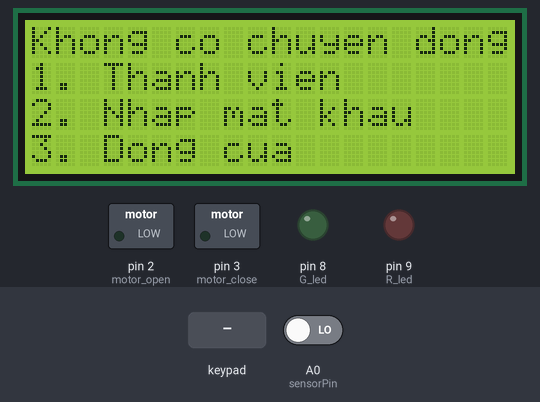
A sketch run on a simulated Arduino Uno, built with avr-gcc and run on an emulated ATmega328P. Shown: 20×4 character LCD, switched loads named in the sketch (green lamp = pin HIGH), output pins drawn as LEDs (lit = HIGH). The inputs (shaded band) are chosen by the test bench; at power-on: A0 (sensorPin) LOW. What the sketch prints to the serial monitor is not drawn.

Above: at 4.3 s.
4.4 s: keypad keys 2 5 1 1 0 4 # pressed 0.4 s apart
At 7.8 s:
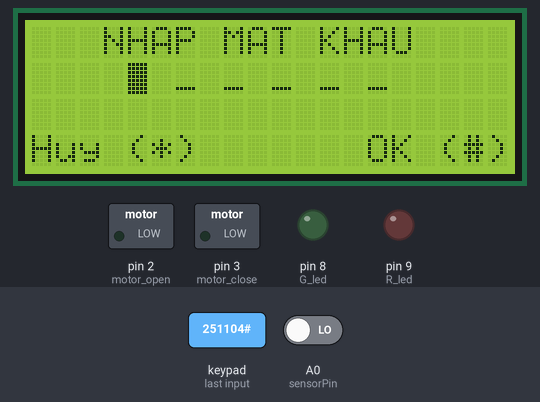
8.7 s: A0 (sensorPin) driven HIGH
At 9.6 s:
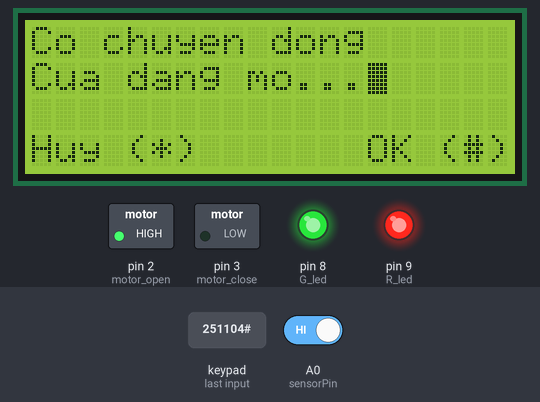
11.7 s: A0 (sensorPin) driven LOW
At 13.5 s:
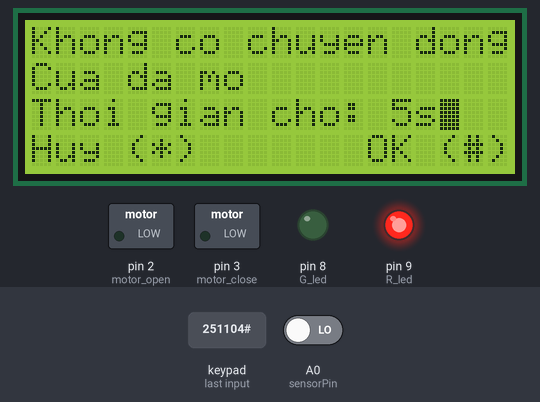
14.7 s: key '*' pressed
At 15.7 s:
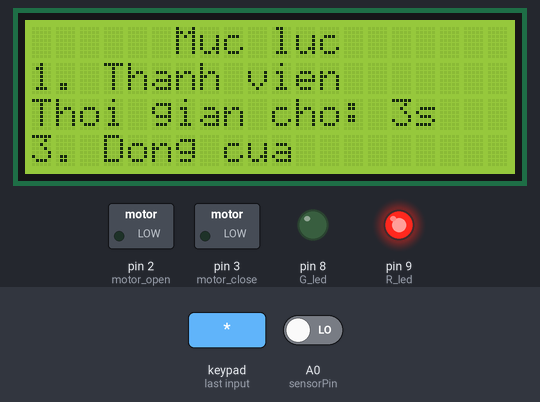
17.7 s: keypad keys 1 3 9 7 2 2 pressed 0.4 s apart
At 20.2 s:
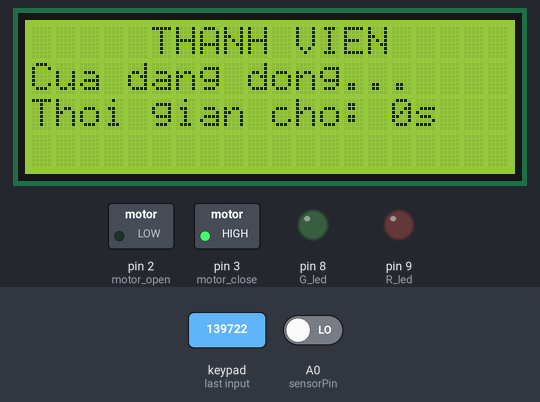
22.5 s: keypad keys 1 3 9 7 2 2 # pressed 0.4 s apart
At 24.7 s:
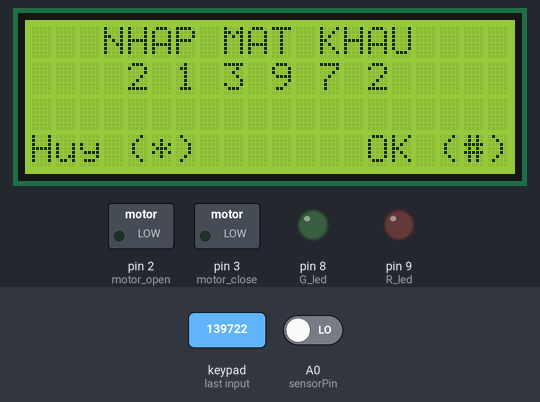
Timing chart, 0 to 26.2 s (numbered marks = the images above; inputs shaded):
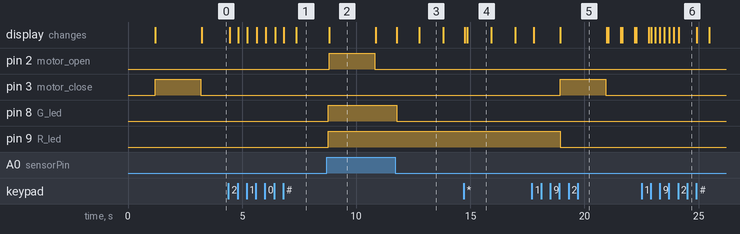

Measured:
- after the input at 4.4 s, the display: first changes after 0.05 s (image 1 shows a later state)
- after the input at 8.7 s, pin 2 (motor_open): LOW → HIGH after 0.12 s, → LOW 2.0 s later; pin 8 (G_led), pin 9 (R_led): LOW → HIGH after 0.07 s; the display: changes after 0.12 s (image 2)
- after the input at 11.7 s, pin 8 (G_led): HIGH → LOW after 0.08 s; the display: first changes after 0.08 s (image 3 shows a later state)
- after the input at 14.7 s, the display: first changes after 0.06 s (image 4 shows a later state)
- after the input at 17.7 s, pin 9 (R_led): HIGH → LOW after 1.2 s instead of 0.35 s; the display: first changes after 0.07 s (image 5 shows a later state)
- after the input at 22.5 s, the display: first differs from a run without the input after 0.80 s (image 6 shows a later state)
- what the display in image 2 shows lasts 2.0 s, from 8.8 s to 10.8 s

The sketch:

Automatic_Door_Opening.ino
```cpp
#include <Wire.h>
#include <LiquidCrystal_I2C.h>

#include <LiquidCrystal.h>
#include <Keypad.h>

LiquidCrystal_I2C lcd(0x27, 20, 4);

#define sensorPin A0
#define G_led 8
#define R_led 9

#define motor_open 2
#define motor_close 3

// Keypad
const byte ROW_NUM = 4;
const byte COLUMN_NUM = 3;
char keys[ROW_NUM][COLUMN_NUM] = {
  { '1', '2', '3' },
  { '4', '5', '6' },
  { '7', '8', '9' },
  { '*', '0', '#' }
};
byte pin_rows[ROW_NUM] = { A3, 13, 12, 10 };
byte pin_column[COLUMN_NUM] = { 11, A1, A2 };
Keypad keypad = Keypad(makeKeymap(keys), pin_rows, pin_column, ROW_NUM, COLUMN_NUM);
// Keypad

int set_timer = 6;

int sensorState = 0;
int seconds = set_timer;
int flag = 0;
long delay_Start;

String lcdTextLine1 = "";
String lcdTextLine2 = "";
String lcdTextLine3 = "";
String lcdTextLine4 = "";

int passwordMode = 0;
String password = "251104";
String inputPassword = "_ _ _ _ _ _";
int currentIndexInput = 0;

void lcdRemoveLine(int line) {
  lcd.setCursor(0, line);
  lcd.print("                    ");
}

void lcdPrintLine(int line, String text) {
  lcd.setCursor(0, line);
  lcd.print(text);
}

void lcdPrint(int line, String content) {
  if ((line == 0 && content != lcdTextLine1) || (line == 1 && content != lcdTextLine2) || (line == 2 && content != lcdTextLine3) || (line == 3 && content != lcdTextLine4)) {
    lcdRemoveLine(line);
    lcd.setCursor(0, line);
    lcd.print(content);
    if (line == 0) lcdTextLine1 = content;
    if (line == 1) lcdTextLine2 = content;
    if (line == 2) lcdTextLine3 = content;
    if (line == 3) lcdTextLine4 = content;
  }
}

void lcdPrintCenter(int line, String text) {
  int len = text.length();
  int col = (20 - len) / 2;
  lcd.setCursor(col, line);
  lcd.print(text);
}

void showMembers() {
  if (passwordMode == 1) return;
  String members[5] = { "Nguyen Van Khoi", "Hoang Van Vu", "Nguyen Huy Dung", "Vu Tri Minh", "Nguyen Van Tran" };
  int memberIndex = 0;
  lcd.clear();
  lcdPrintCenter(0, "THANH VIEN");
  while (memberIndex < 5 && memberIndex >= 0) {
    if (memberIndex == 3) {
      delay(1000);
      lcdRemoveLine(1);
      lcdRemoveLine(2);
      lcdRemoveLine(3);
    }
    if (memberIndex < 3) {
      lcd.setCursor(0, memberIndex + 1);
    } else {
      lcd.setCursor(0, memberIndex + 1 - 3);
    }
    lcd.print(String(memberIndex + 1) + ". " + members[memberIndex]);
    memberIndex++;
    // if (memberIndex >= 5) {
    //   delay(2000);
    //   lcdRemoveLine(1);
    //   lcdRemoveLine(2);
    //   lcdRemoveLine(3);
    //   memberIndex = 0;
    // }
  }
}

void menu() {
  lcd.clear();
  lcdPrintCenter(0, "Muc luc");
  lcd.setCursor(0, 1);
  lcd.print("1. Thanh vien");
  lcd.setCursor(0, 2);
  lcd.print("2. Nhap mat khau");
  lcd.setCursor(0, 3);
  lcd.print("3. Dong cua");
}

void setup() {
  Serial.begin(9600);
  Wire.begin();
  lcd.init();
  // lcd.backlight();
  lcd.begin(20, 4);
  lcdPrintCenter(0, "HE THONG CUA TU DONG");
  delay(1000);
  menu();
  pinMode(sensorPin, INPUT);

  pinMode(R_led, OUTPUT);
  pinMode(G_led, OUTPUT);

  pinMode(motor_open, OUTPUT);
  pinMode(motor_close, OUTPUT);

  digitalWrite(motor_open, LOW);
  digitalWrite(motor_close, HIGH);
  delay(2000);
  digitalWrite(motor_open, LOW);
  digitalWrite(motor_close, LOW);
}

// Password
void resetInputPassword() {
  currentIndexInput = 0;
  passwordMode = 1;
  inputPassword = "_ _ _ _ _ _";
}

void goToScreenEnterPassword() {
  lcd.clear();
  resetInputPassword();
  lcdPrintCenter(0, "NHAP MAT KHAU");
  lcdPrintCenter(1, "_ _ _ _ _ _");
  lcd.setCursor(0, 3);
  lcd.print("Huy (*)");
  lcd.setCursor(14, 3);
  lcd.print("OK (#)");
  lcd.setCursor(4, 1);
}

void enterInputPassword(char key) {
  if (currentIndexInput > inputPassword.length() - 1) return;
  if (inputPassword[currentIndexInput] == '_') {
    inputPassword[currentIndexInput] = key;
    lcdPrintCenter(1, inputPassword);
    lcd.setCursor(currentIndexInput + 6, 1);
  }
  currentIndexInput += 2;
}

String removeChar(String s, char key) {
  String ans = "";
  for (int i = 0; i < s.length(); i++) {
    if (s[i] != key) ans += s[i];
  }
  return ans;
}

void confirmPassword() {
  lcd.clear();
  if ((removeChar(inputPassword, ' ')).equals(password)) {
    lcdPrintCenter(1, "Mo cua thanh cong");
    resetInputPassword();
    passwordMode = 0;
    delay(500);
    goToScreenStatus();
  } else {
    lcdPrintCenter(1, "Mo cua that bai");
    delay(500);
    goToScreenEnterPassword();
  }
}
// Password

// Door Status

void goToScreenStatus() {
  lcd.clear();
  lcdPrintCenter(0, "Trang thai");
  lcdPrintLine(1, String("Cua: ") + (flag == 0 ? "dong" : "mo"));
  lcdPrintLine(2, String("Chuyen dong: ") + (sensorState == 0 ? "khong" : "co"));
}

// Door Status


void loop() {
  sensorState = digitalRead(sensorPin);

  if (passwordMode == 0) {
    lcd.noBlink();
  } else {
    if (currentIndexInput > inputPassword.length() - 1) lcd.noBlink();
    else lcd.blink();
  }

  char key = keypad.getKey();
  if (key) {
    if (key == '*' || key == '#') passwordMode = 0;
    if (passwordMode == 0) {
      switch (key) {
        case '0':
          menu();
          break;
        case '1':
          showMembers();
          break;
        case '2':
          goToScreenEnterPassword();
          break;
        // case '3':
        //   sensorState = 0;
        //   break;
        case '*':
          menu();
          break;
        case '#':
          confirmPassword();
          break;
        default:
          lcd.clear();
          lcdPrintCenter(0, "Khong hop le!");
          delay(500);
          menu();
      }
    } else {
      passwordMode = 1;
      enterInputPassword(key);
    }
  }
  if (sensorState == 1) {
    Serial.println("Co chuyen dong");
    lcdPrint(0, "Co chuyen dong");
    digitalWrite(R_led, HIGH);
    digitalWrite(G_led, HIGH);

    if (flag == 0) {
      lcdRemoveLine(2);
      lcdPrint(1, "Cua dang mo...");
      digitalWrite(motor_open, HIGH);
      digitalWrite(motor_close, LOW);
      delay(2000);
      digitalWrite(motor_open, LOW);
      digitalWrite(motor_close, LOW);
      lcdPrint(1, "Cua da mo");
    }

    seconds = set_timer;
    flag = 1;
    delay_Start = millis();
  } else {
    Serial.println("Khong co chuyen dong");
    lcdPrint(0, "Khong co chuyen dong");
    digitalWrite(G_led, LOW);
  }

  if ((flag == 1) && (millis() - delay_Start) > 1000) {
    seconds = seconds - 1;
    lcdPrint(2, "Thoi gian cho: " + String(seconds) + "s");
    delay_Start = millis();
  }

  if (seconds <= 0 && flag == 1) {
    lcdPrint(1, "Cua dang dong...");
    digitalWrite(R_led, LOW);
    digitalWrite(motor_open, LOW);
    digitalWrite(motor_close, HIGH);
    delay(2000);
    digitalWrite(motor_open, LOW);
    digitalWrite(motor_close, LOW);
    lcdPrint(1, "Cua da dong");
    lcdRemoveLine(2);
    flag = 0;
  }
}
```
